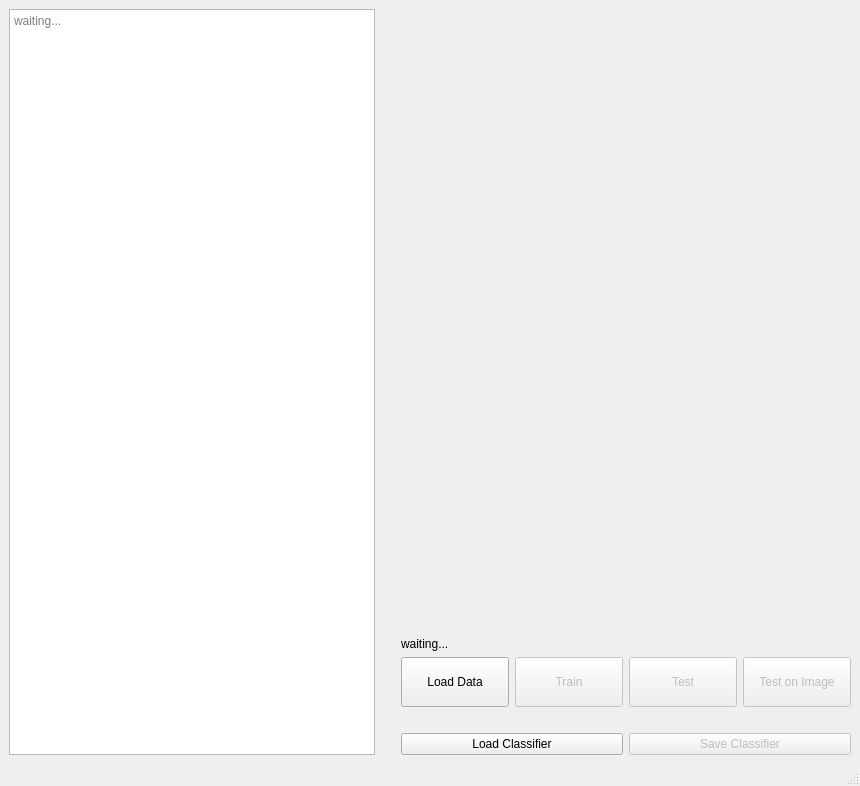
<?xml version="1.0" encoding="UTF-8"?>
<ui version="4.0">
 <class>MainWindow</class>
 <widget class="QMainWindow" name="MainWindow">
  <property name="geometry">
   <rect>
    <x>0</x>
    <y>0</y>
    <width>860</width>
    <height>786</height>
   </rect>
  </property>
  <property name="windowTitle">
   <string>MainWindow</string>
  </property>
  <widget class="QWidget" name="centralwidget">
   <layout class="QHBoxLayout" name="horizontalLayout">
    <property name="leftMargin">
     <number>9</number>
    </property>
    <property name="rightMargin">
     <number>9</number>
    </property>
    <item>
     <widget class="QTextEdit" name="textEdit_status">
      <property name="minimumSize">
       <size>
        <width>350</width>
        <height>0</height>
       </size>
      </property>
      <property name="maximumSize">
       <size>
        <width>400</width>
        <height>16777215</height>
       </size>
      </property>
      <property name="readOnly">
       <bool>true</bool>
      </property>
      <property name="textInteractionFlags">
       <set>Qt::TextSelectableByMouse</set>
      </property>
      <property name="placeholderText">
       <string>waiting...</string>
      </property>
     </widget>
    </item>
    <item>
     <spacer name="horizontalSpacer">
      <property name="orientation">
       <enum>Qt::Horizontal</enum>
      </property>
      <property name="sizeType">
       <enum>QSizePolicy::Fixed</enum>
      </property>
      <property name="sizeHint" stdset="0">
       <size>
        <width>20</width>
        <height>20</height>
       </size>
      </property>
     </spacer>
    </item>
    <item>
     <layout class="QVBoxLayout" name="verticalLayout_output">
      <item>
       <widget class="QLabel" name="label_imageShow">
        <property name="sizePolicy">
         <sizepolicy hsizetype="Expanding" vsizetype="Expanding">
          <horstretch>0</horstretch>
          <verstretch>0</verstretch>
         </sizepolicy>
        </property>
        <property name="minimumSize">
         <size>
          <width>450</width>
          <height>450</height>
         </size>
        </property>
        <property name="sizeIncrement">
         <size>
          <width>1</width>
          <height>1</height>
         </size>
        </property>
        <property name="styleSheet">
         <string notr="true"/>
        </property>
        <property name="text">
         <string/>
        </property>
        <property name="alignment">
         <set>Qt::AlignCenter</set>
        </property>
       </widget>
      </item>
      <item>
       <spacer name="verticalSpacer_2">
        <property name="orientation">
         <enum>Qt::Vertical</enum>
        </property>
        <property name="sizeType">
         <enum>QSizePolicy::Fixed</enum>
        </property>
        <property name="sizeHint" stdset="0">
         <size>
          <width>20</width>
          <height>10</height>
         </size>
        </property>
       </spacer>
      </item>
      <item>
       <widget class="QLabel" name="label_classiefiedProcess">
        <property name="maximumSize">
         <size>
          <width>16777215</width>
          <height>30</height>
         </size>
        </property>
        <property name="text">
         <string>waiting...</string>
        </property>
       </widget>
      </item>
      <item>
       <layout class="QHBoxLayout" name="horizontalLayout_execute">
        <item>
         <widget class="QPushButton" name="pushButton_loadData">
          <property name="minimumSize">
           <size>
            <width>0</width>
            <height>50</height>
           </size>
          </property>
          <property name="text">
           <string>Load Data</string>
          </property>
         </widget>
        </item>
        <item>
         <widget class="QPushButton" name="pushButton_train">
          <property name="enabled">
           <bool>false</bool>
          </property>
          <property name="minimumSize">
           <size>
            <width>0</width>
            <height>50</height>
           </size>
          </property>
          <property name="text">
           <string>Train</string>
          </property>
         </widget>
        </item>
        <item>
         <widget class="QPushButton" name="pushButton_test">
          <property name="enabled">
           <bool>false</bool>
          </property>
          <property name="minimumSize">
           <size>
            <width>0</width>
            <height>50</height>
           </size>
          </property>
          <property name="text">
           <string>Test</string>
          </property>
         </widget>
        </item>
        <item>
         <widget class="QPushButton" name="pushButton_testOnImage">
          <property name="enabled">
           <bool>false</bool>
          </property>
          <property name="minimumSize">
           <size>
            <width>0</width>
            <height>50</height>
           </size>
          </property>
          <property name="text">
           <string>Test on Image</string>
          </property>
         </widget>
        </item>
       </layout>
      </item>
      <item>
       <layout class="QHBoxLayout" name="horizontalLayout_classifier">
        <property name="topMargin">
         <number>20</number>
        </property>
        <item>
         <widget class="QPushButton" name="pushButton_loadClassifier">
          <property name="text">
           <string>Load Classifier</string>
          </property>
         </widget>
        </item>
        <item>
         <widget class="QPushButton" name="pushButton_saveClassifier">
          <property name="enabled">
           <bool>false</bool>
          </property>
          <property name="text">
           <string>Save Classifier</string>
          </property>
         </widget>
        </item>
       </layout>
      </item>
     </layout>
    </item>
   </layout>
  </widget>
  <widget class="QMenuBar" name="menubar">
   <property name="geometry">
    <rect>
     <x>0</x>
     <y>0</y>
     <width>860</width>
     <height>22</height>
    </rect>
   </property>
  </widget>
  <widget class="QStatusBar" name="statusbar"/>
 </widget>
 <resources/>
 <connections/>
</ui>
